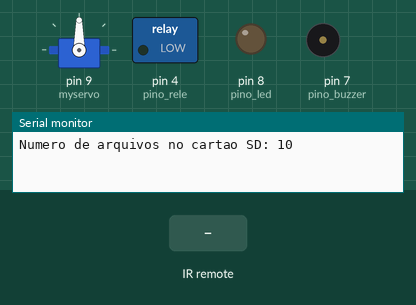
This sketch was run on a simulated Arduino Uno, built with avr-gcc and run on an emulated ATmega328P. On the bench: servo, switched loads named in the sketch (green lamp = pin HIGH), output pins drawn as LEDs (lit = HIGH), buzzer (waves = sounding), the last lines printed to the serial monitor. Inputs (shaded band) come from the test bench. The audio player accepts every command and is not drawn.

Above: at 2.7 s.
2.8 s: infrared code 0x1C received
5.8 s: infrared code 0x16 received
At 6.2 s:
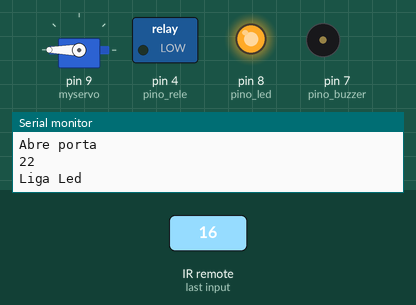
7.3 s: infrared code 0xD received
At 7.45 s:
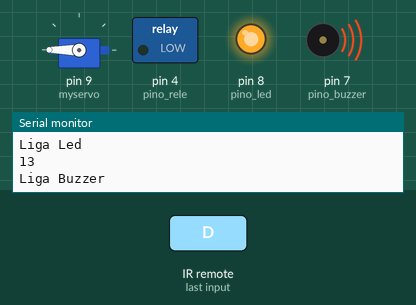
9.1 s: infrared code 0x8 received
At 9.9 s:
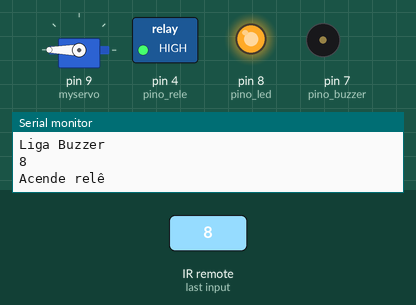
10.6 s: infrared code 0x19 received
At 11.0 s:
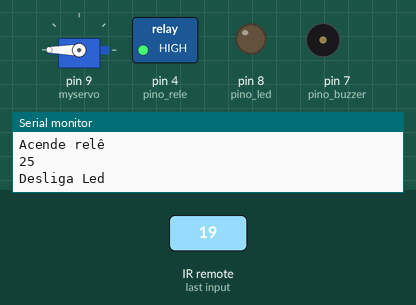
12.1 s: infrared code 0xD received
At 12.25 s:
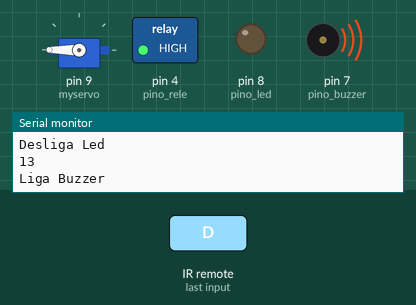
Timing chart, 0 to 14.9 s (numbered marks = the images above; inputs shaded):
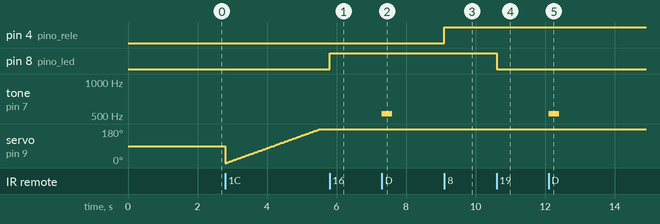

The sketch:

ControleRemoto.ino
```cpp
#include <IRremote.h>
#include "Arduino.h"
#include "DFRobotDFPlayerMini.h"
#include "SoftwareSerial.h"
#include <Servo.h>

int RECEIVER_PIN = 12;
int pino_led = 8;
int pino_buzzer = 7;
int pino_rele = 4;

//---------------------------------------------------------------------------------
//      Áudio
//---------------------------------------------------------------------------------

//Inicia a serial por software nos pinos 10 e 11
SoftwareSerial mySoftwareSerial(10, 11); // RX, TX

DFRobotDFPlayerMini myDFPlayer;

char buf;
int pausa = 0;
int equalizacao = 0;

int resultado = 0;
int selecionada = 0;

//---------------------------------------------------------------------------------

Servo myservo;

int pos = 0;

void setup() {
  // put your setup code here, to run once:
  Serial.begin(9600);

  pinMode(pino_led, OUTPUT);
  pinMode(pino_buzzer, OUTPUT);
  pinMode(pino_rele, OUTPUT);

  delay(500);

  IrReceiver.begin(RECEIVER_PIN);

  delay(500);

  //-------------------------------------------------------
  //  define Audio
  //-------------------------------------------------------
  mySoftwareSerial.begin(9600);
  myDFPlayer.begin(mySoftwareSerial); //inicia módulo MP3, essa linha ficava dentro da Serial

  myDFPlayer.setTimeOut(500); //Timeout serial 500ms
  myDFPlayer.volume(80);
  myDFPlayer.EQ(0); //Equalizacao normal

  resultado = myDFPlayer.readFileCounts();
  Serial.print("Numero de arquivos no cartao SD: ");
  Serial.println(resultado);
  //-------------------------------------------------------

  myservo.attach(9);

}

void loop() {

   // put your main code here, to run repeatedly:
   if(IrReceiver.decode()){

   Serial.println(IrReceiver.decodedIRData.command);

   switch(IrReceiver.decodedIRData.command){
       case 0x46:
           Serial.println("UP");
           digitalWrite(LED_BUILTIN, HIGH);
           break;

       case 0x15:
           Serial.println("DOWN");
           digitalWrite(LED_BUILTIN, LOW);
           break;

       case 22:
           Serial.println("Liga Led");
           digitalWrite(pino_led, HIGH);
           break;

       case 25:
           Serial.println("Desliga Led");
           digitalWrite(pino_led, LOW);
           break;

       case 13:
           Serial.println("Liga Buzzer");
           tone(pino_buzzer, 523, 300);
           break;

       case 12:
           Serial.println("Toca áudio");
           myDFPlayer.play(1);
           break;

       case 24:
           Serial.println("Toca áudio");
           myDFPlayer.play(2);
           break;

       case 94:
           Serial.println("Apaga relê");
           digitalWrite(pino_rele, LOW);
           break;

       case 8:
           Serial.println("Acende relê");
           digitalWrite(pino_rele, HIGH);
           break;

       case 28:
           Serial.println("Abre porta");

           for (pos = 0; pos <= 180; pos += 1) { // goes from 0 degrees to 180 degrees
             // in steps of 1 degree
             myservo.write(pos);              // tell servo to go to position in variable 'pos'
             delay(15);                       // waits 15ms for the servo to reach the position
           }

           break;

       case 90:
           Serial.println("Fecha porta");

           for (pos = 180; pos >= 0; pos -= 1) { // goes from 180 degrees to 0 degrees
             myservo.write(pos);              // tell servo to go to position in variable 'pos'
             delay(15);                       // waits 15ms for the servo to reach the position
           }

           break;

       default:
           Serial.println("Ooops, wrong key!");
           IrReceiver.begin(RECEIVER_PIN);

    }
    delay(100);
    IrReceiver.resume();
  }
}
```

Measured:
- after the input at 5.8 s, pin 8 (pino_led): LOW → HIGH at once
- after the input at 7.3 s, tone on pin 7 (pino_buzzer): silent → 523 Hz at once, → silent 0.30 s later
- after the input at 9.1 s, pin 4 (pino_rele): LOW → HIGH at once
- after the input at 10.6 s, pin 8 (pino_led): HIGH → LOW at once
- after the input at 12.1 s, tone on pin 7 (pino_buzzer): silent → 523 Hz at once, → silent 0.30 s later
